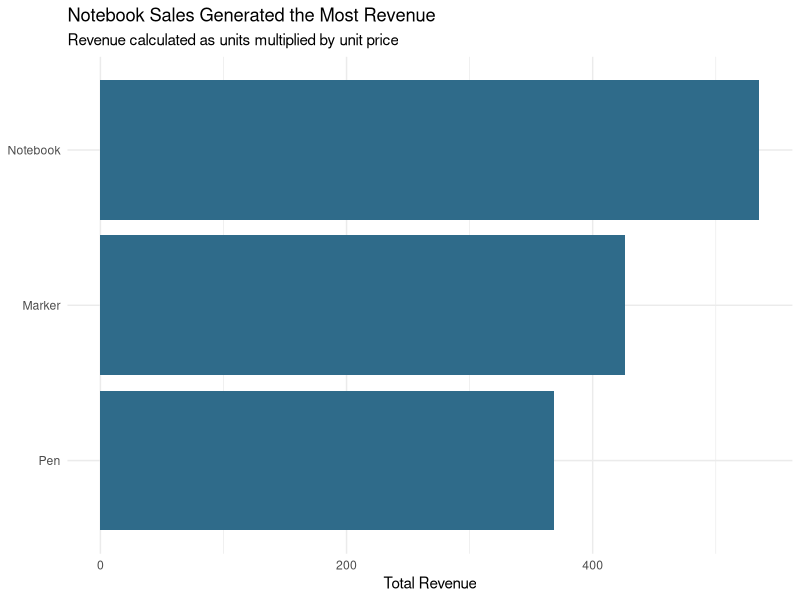
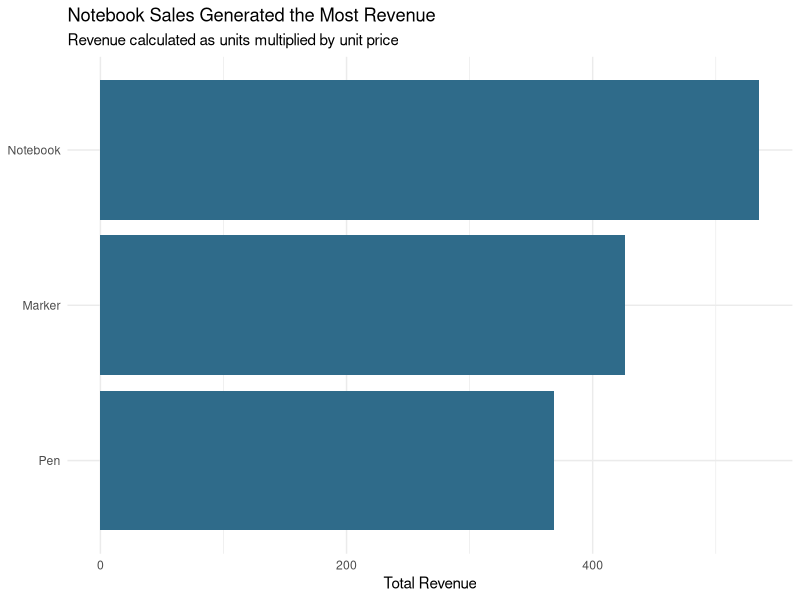

Reproduce these figures in R, in order.
# Week 6: Polish and Communicate
# Goal: prepare your analysis for a Quarto report.

library(tidyverse)
library(lubridate)

sales <- read_csv("data/sales.csv") |>
  mutate(
    date = ymd(date),
    revenue = units * unit_price,
    month = floor_date(date, "month")
  )

revenue_by_category <- sales |>
  group_by(category) |>
  summarise(total_revenue = sum(revenue), .groups = "drop") |>
  arrange(desc(total_revenue))

revenue_by_region <- sales |>
  group_by(region) |>
  summarise(total_revenue = sum(revenue), .groups = "drop") |>
  arrange(desc(total_revenue))

# 1. Presentation-quality chart
category_chart <- ggplot(
  revenue_by_category,
  aes(x = reorder(category, total_revenue), y = total_revenue)
) +
  geom_col(fill = "#2F6B8A") +
  coord_flip() +
  labs(
    title = "Notebook Sales Generated the Most Revenue",
    subtitle = "Revenue calculated as units multiplied by unit price",
    x = NULL,
    y = "Total Revenue"
  ) +
  theme_minimal()

category_chart

# 2. Save chart for a report
if (!dir.exists("output")) {
  dir.create("output")
}

ggsave(
  filename = "output/category-revenue-chart.png",
  plot = category_chart,
  width = 8,
  height = 5
)

# 3. Report outline
# Use this as the structure for a Quarto .qmd file:
#
# ---
# title: "Sales Data Analysis"
# format: html
# ---
#
# ## Summary
# One paragraph explaining the main finding and recommendation.
#
# ## Data
# Where the data came from, what each row means, and any cleaning steps.
#
# ## Exploratory Analysis
# Show 2-3 charts/tables that explain the data.
#
# ## Focused Analysis
# Answer your main project question with evidence.
#
# ## Recommendations
# Give 2-3 recommendations. Each recommendation needs evidence.
#
# ## Limitations
# Explain what the data cannot tell you.

# 4. Narrative template
main_finding <- "The highest revenue category is ..."
supporting_evidence <- "This is supported by ..."
recommendation <- "The business should ..."
limitation <- "One limitation is ..."

tibble(
  section = c("Main finding", "Evidence", "Recommendation", "Limitation"),
  draft_text = c(main_finding, supporting_evidence, recommendation, limitation)
)

# TRY IT:
# 1. Rewrite the chart title so it states a finding, not just a topic.
# 2. Add clearer axis labels to one of your Week 5 charts.
# 3. Draft your Summary, Recommendations, and Limitations sections.

# CHECKPOINT:
# Create a final list of 2-3 recommendations with evidence from your analysis.
